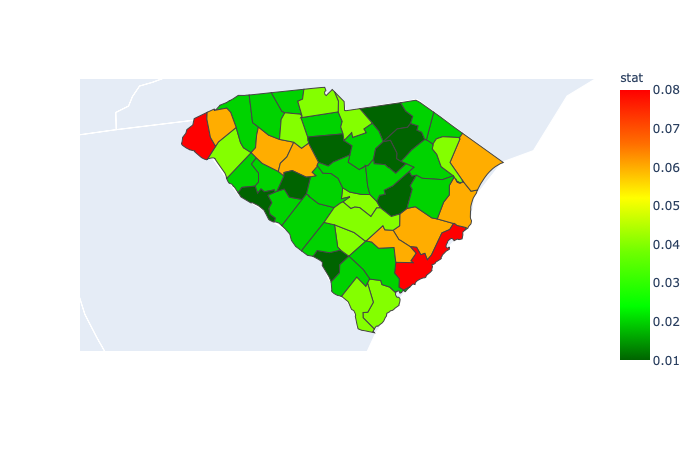
#> input picture gallery/SC 2020-06-27.png, 700 x 450 px
$ python -i udb.py   (imports and definitions only)
#> lines starting #> are read from the running program, lines starting #| are printed output that depends on the picture
import sys, os, csv

base = os.environ.get('covid_base')
if not base in sys.path:
    sys.path = [base] + sys.path
# [1 line that did not run here, left out]
# [2 lines that did not run here, left out]

sep = ';'
sep2 = '#'

import udates, ukeys

#import udates, ukeys
from udates import generate_dates

# [24 lines left out: function read_csv_data_file, not called in this run]

def dict_from_data(data):
    D = {}
    for entry in data:
        vL = entry.strip().split('\n')
        k = vL[0]
        cases = vL[1]
        deaths = vL[2]

        if ',' in cases:
            cases = cases.strip().split(',')
            deaths = deaths.strip().split(',')
        else:
            cases = [cases]
            deaths = [deaths]

        cases = [int(c) for c in cases]
        deaths = [int(c) for c in deaths]

        D[k] = { 'cases': cases, 'deaths': deaths}
    return D

# [36 lines left out: functions load_db, save_db, refmt, not called in this run]

#---------------
'''
def get_popD():
    # load population data
    fn = base + '/population/pop.csv'
    with open(fn) as fh:
        pop_data = fh.read().strip().split('\n')

    pD = {}
    for e in pop_data:
        loc,population = e.split(',')
        k = refmt(loc)
        pD[k] = population
    return pD
'''

>>> import cv2
>>> picture = cv2.imread('../gallery/SC 2020-06-27.png', cv2.IMREAD_GRAYSCALE)
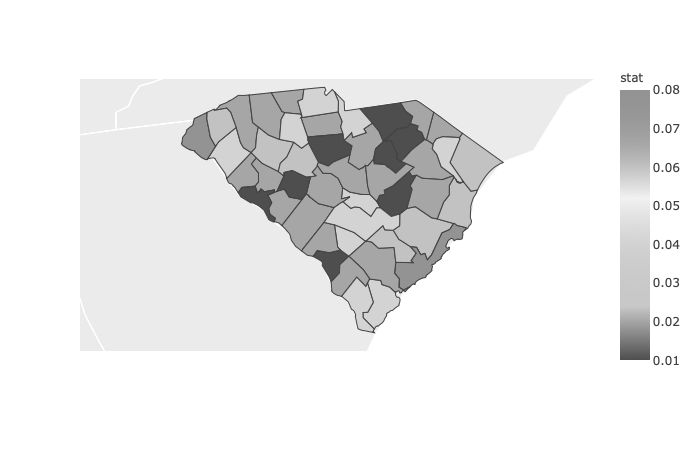
#> picture: shape (450, 700); min 64, max 255, mean 235.6
#> the loop in dict_from_data, `for entry in data:` made 1 pass
#> after the loop in dict_from_data, `for entry in data:`: D = 0 items
#> (the run stopped early here; a loop or call above may not have finished)
